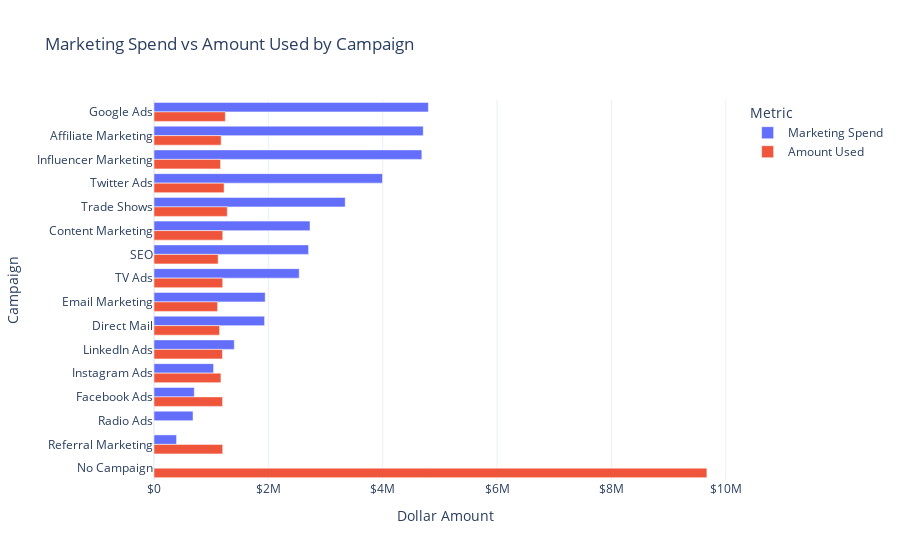

Notebook code cell kept with this figure:
### Markdown cell above
### Question 4: Metrics by Marketing Campaign

### Code cell
appsCopy = apps.copy()
customersCopy = customers.copy()
marketingCopy = marketing.copy()

combinedTable = appsCopy.merge(
    customersCopy,
    on="customer_id",
    how="inner"
)

combinedTable = combinedTable.merge(
    marketingCopy,
    left_on="campaign",
    right_on="id",
    how="right"
)

metricsTable = app_metrics_by_Mktg(combinedTable)

metricsTable = (
    metricsTable
        .sort_values(by="marketing_spend", ascending=False)
        .rename(columns={
            "marketing_spend": "Marketing Spend",
            "used_amount": "Amount Used",
            "name": "Campaign"
        })
)

fig = px.bar(
    metricsTable,
    y="Campaign",  
    x=["Marketing Spend", "Amount Used"],  
    barmode="group",
    orientation="h",
    title="Marketing Spend vs Amount Used by Campaign"
)

fig.update_xaxes(tickprefix="$")
fig.update_yaxes(autorange="reversed")

fig.update_layout(
    xaxis_title="Dollar Amount",
    yaxis_title="Campaign",
    legend_title="Metric",
    template="plotly_white"
)

fig

### Figure 1 — Plotly figure (JSON) as saved in the notebook; plotly's stock layout.template omitted (floating-point values rounded to 4 significant figures)
{"data": [{"alignmentgroup": "True", "hovertemplate": "variable=Marketing Spend<br>value=%{x}<br>Campaign=%{y}<extra></extra>", "legendgroup": "Marketing Spend", "marker": {"color": "#636efa", "pattern": {"shape": ""}}, "name": "Marketing Spend", "offsetgroup": "Marketing Spend", "orientation": "h", "showlegend": true, "textposition": "auto", "type": "bar", "x": [4799000.0, 4709000.0, 4685000.0, 3997000.0, 3344000.0, 2729000.0, 2703000.0, 2540000.0, 1945000.0, 1934000.0, 1405000.0, 1042000.0, 704400.0, 682800.0, 394500.0, 0.0], "xaxis": "x", "y": ["Google Ads", "Affiliate Marketing", "Influencer Marketing", "Twitter Ads", "Trade Shows", "Content Marketing", "SEO", "TV Ads", "Email Marketing", "Direct Mail", "LinkedIn Ads", "Instagram Ads", "Facebook Ads", "Radio Ads", "Referral Marketing", "No Campaign"], "yaxis": "y"}, {"alignmentgroup": "True", "hovertemplate": "variable=Amount Used<br>value=%{x}<br>Campaign=%{y}<extra></extra>", "legendgroup": "Amount Used", "marker": {"color": "#EF553B", "pattern": {"shape": ""}}, "name": "Amount Used", "offsetgroup": "Amount Used", "orientation": "h", "showlegend": true, "textposition": "auto", "type": "bar", "x": [1248000.0, 1174000.0, 1164000.0, 1226000.0, 1282000.0, 1202000.0, 1122000.0, 1202000.0, 1112000.0, 1148000.0, 1197000.0, 1170000.0, 1199000.0, 0.0, 1202000.0, 9670000.0], "xaxis": "x", "y": ["Google Ads", "Affiliate Marketing", "Influencer Marketing", "Twitter Ads", "Trade Shows", "Content Marketing", "SEO", "TV Ads", "Email Marketing", "Direct Mail", "LinkedIn Ads", "Instagram Ads", "Facebook Ads", "Radio Ads", "Referral Marketing", "No Campaign"], "yaxis": "y"}], "layout": {"barmode": "group", "legend": {"title": {"text": "Metric"}, "tracegroupgap": 0}, "title": {"text": "Marketing Spend vs Amount Used by Campaign"}, "xaxis": {"anchor": "y", "domain": [0, 1], "tickprefix": "$", "title": {"text": "Dollar Amount"}}, "yaxis": {"anchor": "x", "autorange": "reversed", "domain": [0, 1], "title": {"text": "Campaign"}}}}
